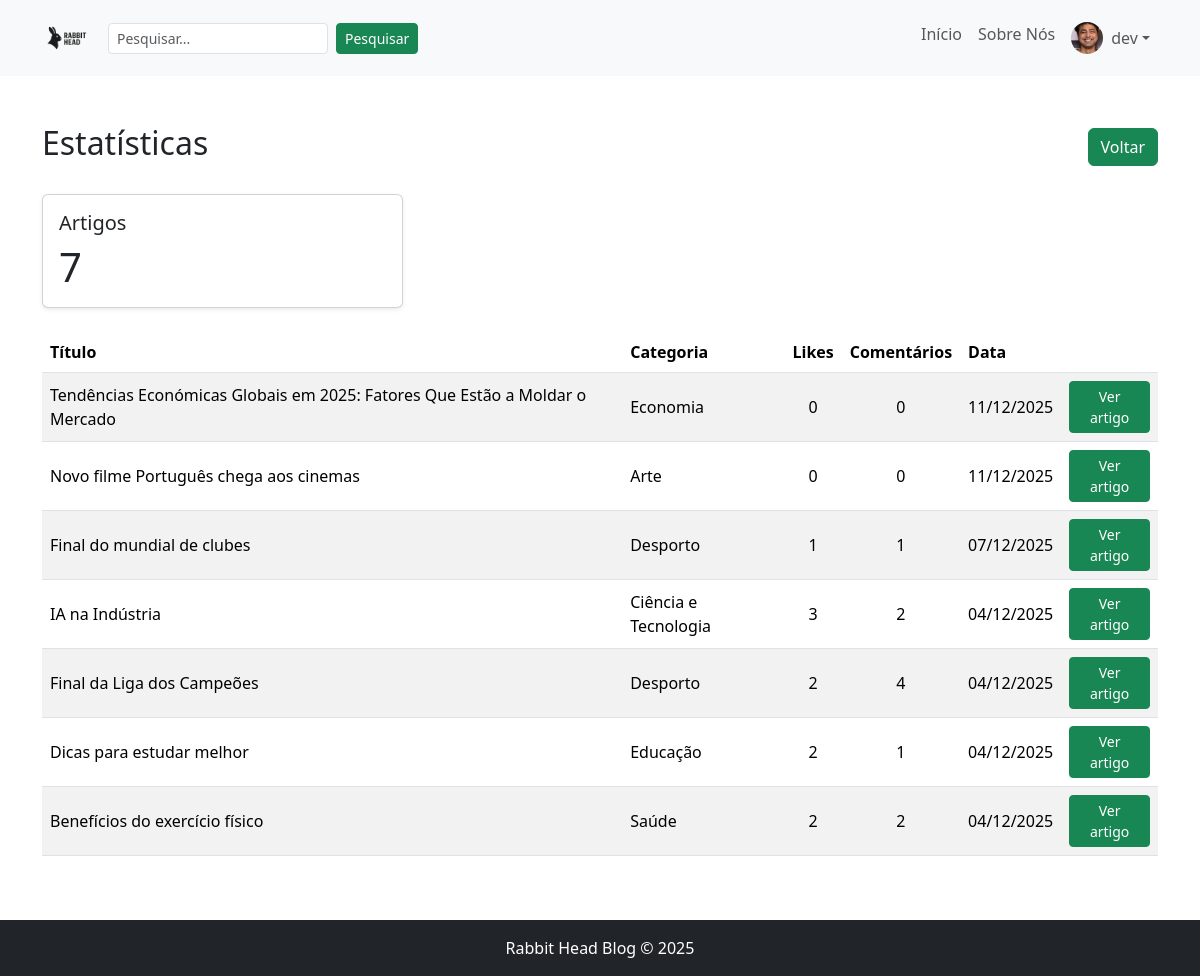
Page /estatisticas.php (signed in) on the committed database.
### tables this page shows
CREATE TABLE `artigos` (
  `id_artigo` int NOT NULL AUTO_INCREMENT,
  `titulo` varchar(200) NOT NULL,
  `texto_artigo` text NOT NULL,
  `data` datetime DEFAULT CURRENT_TIMESTAMP,
  `foto` varchar(255) DEFAULT NULL,
  `id_categoria` int DEFAULT NULL,
  `URL_slug` varchar(255) NOT NULL DEFAULT '',
  `autor` int NOT NULL DEFAULT '0',
  PRIMARY KEY (`id_artigo`),
  KEY `fk_artigos_categoria` (`id_categoria`),
  CONSTRAINT `fk_artigos_categoria` FOREIGN KEY (`id_categoria`) REFERENCES `categorias` (`id_categoria`) ON DELETE SET NULL
);

CREATE TABLE `categorias` (
  `id_categoria` int NOT NULL AUTO_INCREMENT,
  `categoria` varchar(100) NOT NULL,
  PRIMARY KEY (`id_categoria`),
  UNIQUE KEY `categoria` (`categoria`)
);

### estatisticas.php (the view, shortened to what this page needs)
<?php
$conn = get_db();
$uid = (int)($_SESSION['user_id'] ?? 0);
$stmt = $conn->prepare('SELECT role, username FROM Users WHERE id_user = ? LIMIT 1');
$stmt->bind_param('i', $uid);
$stmt->execute();
$r = $stmt->get_result()->fetch_assoc();
$role = $r['role'] ?? 'user';
$username = $r['username'] ?? '';
$articles = [];
$sql = 'SELECT a.id_artigo, a.titulo, a.URL_slug,
        (SELECT COUNT(*) FROM Likes l WHERE l.id_artigo = a.id_artigo) AS likes_count,
        (SELECT COUNT(*) FROM Comentarios c WHERE c.id_artigo = a.id_artigo) AS comments_count,
        DATE_FORMAT(a.data, "%d/%m/%Y") as data,
        c.categoria
        FROM Artigos a
        LEFT JOIN Categorias c ON a.id_categoria = c.id_categoria';
if ($role === 'author') {
    $sql .= ' WHERE (a.autor = ? OR a.autor = ?) ORDER BY a.data DESC';
    $q = $conn->prepare($sql);
    $q->bind_param('is', $uid, $username);
    $q->execute();
    $res = $q->get_result();
    while ($row = $res->fetch_assoc()) $articles[] = $row;
    $res->free();
    $q->close();
} else {
    $sql .= ' ORDER BY a.data DESC';
    if ($res = $conn->query($sql)) {
        while ($row = $res->fetch_assoc()) $articles[] = $row;
    }
}
$totals = ['articles' => 0];
foreach ($articles as $a) {
    $totals['articles']++;
}
function e($s) { return htmlspecialchars($s, ENT_QUOTES | ENT_SUBSTITUTE, 'UTF-8'); }
?>
<!DOCTYPE html>
<html lang="pt-pt">
<head>
    <link rel="stylesheet" href="css/bootstrap.min.css">
    <link rel="stylesheet" href="https://cdn.jsdelivr.net/npm/bootstrap-icons@1.13.1/font/bootstrap-icons.css">
    <link rel="stylesheet" href="css/style.css">
</head>
<body>
<?php require_once __DIR__ . '/partials/navbar.php'; ?>
<main class="container my-5">
    <div class="d-flex justify-content-between align-items-center mb-4">
        <h2>Estatísticas</h2>
        <a class="btn btn-success" href="index.php">Voltar</a>
    </div>
    <div class="row g-3 mb-4">
        <div class="col-md-4">
            <div class="card shadow-sm">
                <div class="card-body">
                    <h5 class="card-title mb-2">Artigos</h5>
                    <p class="display-6 mb-0"><?php echo (int)$totals['articles']; ?></p>
                </div>
            </div>
        </div>
    </div>
    <?php if (count($articles) === 0): ?>
        <p class="text-muted">Sem artigos para apresentar.</p>
    <?php else: ?>
        <div class="table-responsive">
            <table class="table table-striped align-middle">
                <thead>
                    <tr>
                        <th>Título</th>
                        <th>Categoria</th>
                        <th class="text-center">Likes</th>
                        <th class="text-center">Comentários</th>
                        <th>Data</th>
                        <th></th>
                    </tr>
                </thead>
                <tbody>
                <?php foreach ($articles as $a): ?>
                    <tr>
                        <td><?php echo e($a['titulo']); ?></td>
                        <td><?php echo e($a['categoria'] ?? '-'); ?></td>
                        <td class="text-center"><?php echo (int)$a['likes_count']; ?></td>
                        <td class="text-center"><?php echo (int)$a['comments_count']; ?></td>
                        <td><?php echo e($a['data'] ?? ''); ?></td>
                        <td class="text-end">
                            <?php if (!empty($a['URL_slug'])): ?>
                                <a class="btn btn-sm btn-success" href="artigo.php?slug=<?php echo urlencode($a['URL_slug']); ?>" target="_blank">Ver artigo</a>
                            <?php endif; ?>
                        </td>
                    </tr>
                <?php endforeach; ?>
                </tbody>
            </table>
        </div>
    <?php endif; ?>
</main>
<?php require_once __DIR__ . '/partials/footer.php'; ?>
</body>
</html>

### css/style.css (style rules this page uses)
html, body { height: 100%; }
body { display: flex; flex-direction: column; min-height: 100vh; }
main { flex: 1 0 auto; }

### rows in the picture
artigos: titulo "Tendências Económicas Globais em 2025: Fatores Que Estão a Moldar o Mercado", id_categoria.categoria "Economia", likes_count "0", comments_count "0", data "11/12/2025"
artigos: titulo "Novo filme Português chega aos cinemas", id_categoria.categoria "Arte", likes_count "0", comments_count "0", data "11/12/2025"
artigos: titulo "Final do mundial de clubes", id_categoria.categoria "Desporto", likes_count "1", comments_count "1", data "07/12/2025"
artigos: titulo "IA na Indústria", id_categoria.categoria "Ciência e Tecnologia", likes_count "3", comments_count "2", data "04/12/2025"
artigos: titulo "Final da Liga dos Campeões", id_categoria.categoria "Desporto", likes_count "2", comments_count "4", data "04/12/2025"
artigos: titulo "Dicas para estudar melhor", id_categoria.categoria "Educação", likes_count "2", comments_count "1", data "04/12/2025"
artigos: titulo "Benefícios do exercício físico", id_categoria.categoria "Saúde", likes_count "2", comments_count "2", data "04/12/2025"

### other values in the picture
$_SESSION['username'] "dev"
$totals['articles'] "7"
